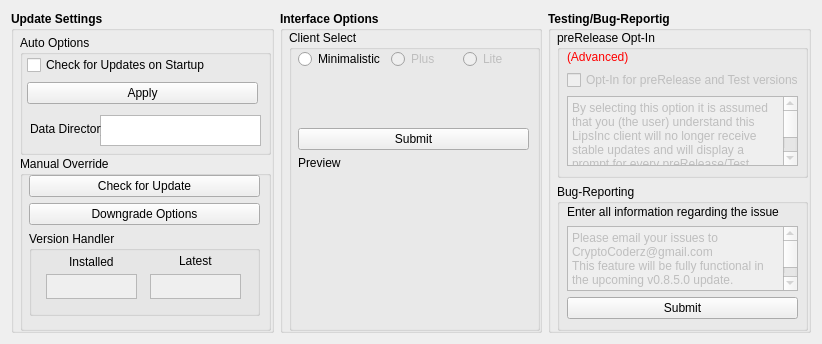
<?xml version="1.0" encoding="UTF-8"?>
<ui version="4.0">
 <class>ClientControlPage</class>
 <widget class="QWidget" name="ClientControlPage">
  <property name="geometry">
   <rect>
    <x>0</x>
    <y>0</y>
    <width>822</width>
    <height>344</height>
   </rect>
  </property>
  <property name="windowTitle">
   <string>Address Book</string>
  </property>
  <layout class="QVBoxLayout" name="verticalLayout">
   <item>
    <layout class="QHBoxLayout" name="horizontalLayout">
     <item>
      <widget class="QGroupBox" name="Upd8Control">
       <property name="font">
        <font>
         <weight>75</weight>
         <bold>true</bold>
        </font>
       </property>
       <property name="title">
        <string>Update Settings</string>
       </property>
       <widget class="QWidget" name="verticalLayoutWidget">
        <property name="geometry">
         <rect>
          <x>9</x>
          <y>19</y>
          <width>251</width>
          <height>301</height>
         </rect>
        </property>
        <layout class="QVBoxLayout" name="verticalLayout_2">
         <item>
          <widget class="QGroupBox" name="groupBox">
           <property name="minimumSize">
            <size>
             <width>0</width>
             <height>120</height>
            </size>
           </property>
           <property name="maximumSize">
            <size>
             <width>16777215</width>
             <height>110</height>
            </size>
           </property>
           <property name="font">
            <font>
             <weight>50</weight>
             <bold>false</bold>
            </font>
           </property>
           <property name="title">
            <string>Auto Options</string>
           </property>
           <widget class="QWidget" name="verticalLayoutWidget_5">
            <property name="geometry">
             <rect>
              <x>7</x>
              <y>19</y>
              <width>231</width>
              <height>51</height>
             </rect>
            </property>
            <layout class="QVBoxLayout" name="verticalLayout_6">
             <item>
              <widget class="QCheckBox" name="checkBoxupd8">
               <property name="text">
                <string>Check for Updates on Startup</string>
               </property>
               <property name="checked">
                <bool>false</bool>
               </property>
              </widget>
             </item>
             <item>
              <widget class="QPushButton" name="AU_apply">
               <property name="text">
                <string>Apply</string>
               </property>
              </widget>
             </item>
            </layout>
           </widget>
           <widget class="QPlainTextEdit" name="dDIR">
            <property name="geometry">
             <rect>
              <x>80</x>
              <y>80</y>
              <width>161</width>
              <height>31</height>
             </rect>
            </property>
            <property name="readOnly">
             <bool>true</bool>
            </property>
           </widget>
           <widget class="QLabel" name="label_5">
            <property name="geometry">
             <rect>
              <x>10</x>
              <y>84</y>
              <width>71</width>
              <height>20</height>
             </rect>
            </property>
            <property name="text">
             <string>Data Directory</string>
            </property>
           </widget>
          </widget>
         </item>
         <item>
          <widget class="QGroupBox" name="groupBox_2">
           <property name="minimumSize">
            <size>
             <width>0</width>
             <height>150</height>
            </size>
           </property>
           <property name="font">
            <font>
             <weight>50</weight>
             <bold>false</bold>
            </font>
           </property>
           <property name="title">
            <string>Manual Override</string>
           </property>
           <widget class="QWidget" name="verticalLayoutWidget_4">
            <property name="geometry">
             <rect>
              <x>9</x>
              <y>19</y>
              <width>231</width>
              <height>151</height>
             </rect>
            </property>
            <layout class="QVBoxLayout" name="verticalLayout_5">
             <item>
              <widget class="QPushButton" name="chck4_upd8">
               <property name="text">
                <string>Check for Update</string>
               </property>
              </widget>
             </item>
             <item>
              <widget class="QPushButton" name="dwngrd_opt">
               <property name="text">
                <string>Downgrade Options</string>
               </property>
              </widget>
             </item>
             <item>
              <widget class="QGroupBox" name="groupBox_3">
               <property name="minimumSize">
                <size>
                 <width>0</width>
                 <height>85</height>
                </size>
               </property>
               <property name="title">
                <string>Version Handler</string>
               </property>
               <widget class="QWidget" name="horizontalLayoutWidget_2">
                <property name="geometry">
                 <rect>
                  <x>10</x>
                  <y>40</y>
                  <width>211</width>
                  <height>31</height>
                 </rect>
                </property>
                <layout class="QHBoxLayout" name="horizontalLayout_2">
                 <item>
                  <widget class="QPlainTextEdit" name="instVER">
                   <property name="enabled">
                    <bool>false</bool>
                   </property>
                   <property name="sizePolicy">
                    <sizepolicy hsizetype="Fixed" vsizetype="Fixed">
                     <horstretch>0</horstretch>
                     <verstretch>0</verstretch>
                    </sizepolicy>
                   </property>
                   <property name="maximumSize">
                    <size>
                     <width>91</width>
                     <height>25</height>
                    </size>
                   </property>
                  </widget>
                 </item>
                 <item>
                  <widget class="QPlainTextEdit" name="liveVER">
                   <property name="enabled">
                    <bool>false</bool>
                   </property>
                   <property name="sizePolicy">
                    <sizepolicy hsizetype="Fixed" vsizetype="Fixed">
                     <horstretch>0</horstretch>
                     <verstretch>0</verstretch>
                    </sizepolicy>
                   </property>
                   <property name="maximumSize">
                    <size>
                     <width>91</width>
                     <height>25</height>
                    </size>
                   </property>
                  </widget>
                 </item>
                </layout>
               </widget>
               <widget class="QLabel" name="label">
                <property name="geometry">
                 <rect>
                  <x>40</x>
                  <y>20</y>
                  <width>61</width>
                  <height>21</height>
                 </rect>
                </property>
                <property name="text">
                 <string>Installed</string>
                </property>
               </widget>
               <widget class="QLabel" name="label_2">
                <property name="geometry">
                 <rect>
                  <x>150</x>
                  <y>20</y>
                  <width>61</width>
                  <height>20</height>
                 </rect>
                </property>
                <property name="text">
                 <string>Latest</string>
                </property>
               </widget>
              </widget>
             </item>
             <item>
              <spacer name="verticalSpacer_3">
               <property name="orientation">
                <enum>Qt::Vertical</enum>
               </property>
               <property name="sizeHint" stdset="0">
                <size>
                 <width>20</width>
                 <height>40</height>
                </size>
               </property>
              </spacer>
             </item>
            </layout>
           </widget>
          </widget>
         </item>
        </layout>
       </widget>
      </widget>
     </item>
     <item>
      <widget class="QGroupBox" name="ClieControl">
       <property name="font">
        <font>
         <weight>75</weight>
         <bold>true</bold>
        </font>
       </property>
       <property name="title">
        <string>Interface Options</string>
       </property>
       <widget class="QWidget" name="verticalLayoutWidget_2">
        <property name="geometry">
         <rect>
          <x>9</x>
          <y>19</y>
          <width>251</width>
          <height>301</height>
         </rect>
        </property>
        <layout class="QVBoxLayout" name="verticalLayout_3">
         <item>
          <widget class="QGroupBox" name="groupBox_4">
           <property name="font">
            <font>
             <weight>50</weight>
             <bold>false</bold>
            </font>
           </property>
           <property name="title">
            <string>Client Select</string>
           </property>
           <widget class="QWidget" name="verticalLayoutWidget_8">
            <property name="geometry">
             <rect>
              <x>9</x>
              <y>19</y>
              <width>231</width>
              <height>271</height>
             </rect>
            </property>
            <layout class="QVBoxLayout" name="verticalLayout_9">
             <item>
              <layout class="QHBoxLayout" name="horizontalLayout_3">
               <item>
                <widget class="QRadioButton" name="minCLIE">
                 <property name="text">
                  <string>Minimalistic</string>
                 </property>
                </widget>
               </item>
               <item>
                <widget class="QRadioButton" name="plusCLIE">
                 <property name="enabled">
                  <bool>false</bool>
                 </property>
                 <property name="text">
                  <string>Plus</string>
                 </property>
                </widget>
               </item>
               <item>
                <widget class="QRadioButton" name="liteCLIE">
                 <property name="enabled">
                  <bool>false</bool>
                 </property>
                 <property name="text">
                  <string>Lite</string>
                 </property>
                </widget>
               </item>
              </layout>
             </item>
             <item>
              <spacer name="verticalSpacer_2">
               <property name="orientation">
                <enum>Qt::Vertical</enum>
               </property>
               <property name="sizeHint" stdset="0">
                <size>
                 <width>20</width>
                 <height>40</height>
                </size>
               </property>
              </spacer>
             </item>
             <item>
              <widget class="QPushButton" name="CS_submit">
               <property name="text">
                <string>Submit</string>
               </property>
              </widget>
             </item>
             <item>
              <widget class="QLabel" name="label_6">
               <property name="text">
                <string>Preview</string>
               </property>
              </widget>
             </item>
             <item>
              <layout class="QHBoxLayout" name="horizontalLayout_4">
               <item>
                <widget class="QLabel" name="cliePREV">
                 <property name="minimumSize">
                  <size>
                   <width>0</width>
                   <height>144</height>
                  </size>
                 </property>
                 <property name="text">
                  <string/>
                 </property>
                </widget>
               </item>
              </layout>
             </item>
            </layout>
           </widget>
          </widget>
         </item>
        </layout>
       </widget>
      </widget>
     </item>
     <item>
      <widget class="QGroupBox" name="TestControl">
       <property name="font">
        <font>
         <weight>75</weight>
         <bold>true</bold>
        </font>
       </property>
       <property name="title">
        <string>Testing/Bug-Reportig</string>
       </property>
       <widget class="QWidget" name="verticalLayoutWidget_3">
        <property name="geometry">
         <rect>
          <x>9</x>
          <y>19</y>
          <width>251</width>
          <height>301</height>
         </rect>
        </property>
        <layout class="QVBoxLayout" name="verticalLayout_4">
         <item>
          <widget class="QGroupBox" name="groupBox_5">
           <property name="font">
            <font>
             <weight>50</weight>
             <bold>false</bold>
            </font>
           </property>
           <property name="title">
            <string>preRelease Opt-In</string>
           </property>
           <widget class="QWidget" name="verticalLayoutWidget_7">
            <property name="geometry">
             <rect>
              <x>10</x>
              <y>20</y>
              <width>231</width>
              <height>121</height>
             </rect>
            </property>
            <layout class="QVBoxLayout" name="verticalLayout_8">
             <item>
              <widget class="QLabel" name="label_4">
               <property name="styleSheet">
                <string notr="true">color: rgb(255, 0, 0);</string>
               </property>
               <property name="text">
                <string>(Advanced)</string>
               </property>
              </widget>
             </item>
             <item>
              <widget class="QCheckBox" name="optin_test">
               <property name="enabled">
                <bool>false</bool>
               </property>
               <property name="text">
                <string>Opt-In for preRelease and Test versions</string>
               </property>
              </widget>
             </item>
             <item>
              <widget class="QPlainTextEdit" name="plainTextEdit_2">
               <property name="enabled">
                <bool>false</bool>
               </property>
               <property name="maximumSize">
                <size>
                 <width>16777215</width>
                 <height>75</height>
                </size>
               </property>
               <property name="readOnly">
                <bool>false</bool>
               </property>
               <property name="plainText">
                <string>By selecting this option it is assumed that you (the user) understand this LipsInc client will no longer receive stable updates and will display a prompt for every preRelease/Test version available</string>
               </property>
              </widget>
             </item>
             <item>
              <spacer name="verticalSpacer">
               <property name="orientation">
                <enum>Qt::Vertical</enum>
               </property>
               <property name="sizeHint" stdset="0">
                <size>
                 <width>20</width>
                 <height>40</height>
                </size>
               </property>
              </spacer>
             </item>
            </layout>
           </widget>
          </widget>
         </item>
         <item>
          <widget class="QGroupBox" name="groupBox_6">
           <property name="font">
            <font>
             <weight>50</weight>
             <bold>false</bold>
            </font>
           </property>
           <property name="title">
            <string>Bug-Reporting</string>
           </property>
           <widget class="QWidget" name="verticalLayoutWidget_6">
            <property name="geometry">
             <rect>
              <x>10</x>
              <y>20</y>
              <width>231</width>
              <height>115</height>
             </rect>
            </property>
            <layout class="QVBoxLayout" name="verticalLayout_7">
             <item>
              <widget class="QLabel" name="label_3">
               <property name="text">
                <string>Enter all information regarding the issue</string>
               </property>
              </widget>
             </item>
             <item>
              <widget class="QPlainTextEdit" name="br_input">
               <property name="enabled">
                <bool>false</bool>
               </property>
               <property name="minimumSize">
                <size>
                 <width>0</width>
                 <height>65</height>
                </size>
               </property>
               <property name="maximumSize">
                <size>
                 <width>16777215</width>
                 <height>65</height>
                </size>
               </property>
               <property name="plainText">
                <string>Please email your issues to CryptoCoderz@gmail.com
This feature will be fully functional in the upcoming v0.8.5.0 update.</string>
               </property>
              </widget>
             </item>
             <item>
              <widget class="QPushButton" name="BR_submit">
               <property name="enabled">
                <bool>true</bool>
               </property>
               <property name="text">
                <string>Submit</string>
               </property>
              </widget>
             </item>
            </layout>
           </widget>
          </widget>
         </item>
        </layout>
       </widget>
      </widget>
     </item>
    </layout>
   </item>
  </layout>
 </widget>
 <resources/>
 <connections/>
</ui>
